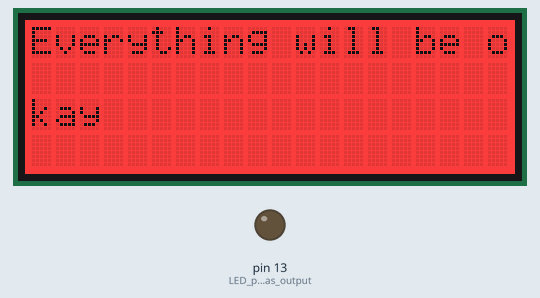
Simulated run of this sketch. Board: Arduino Uno, built with avr-gcc and run on an emulated ATmega328P. On the bench: 20×4 character LCD, output pins drawn as LEDs (lit = HIGH).

Above: at 0.1 s.
At 5.2 s:
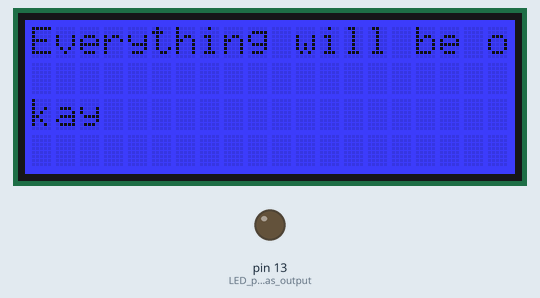
At 10.2 s:
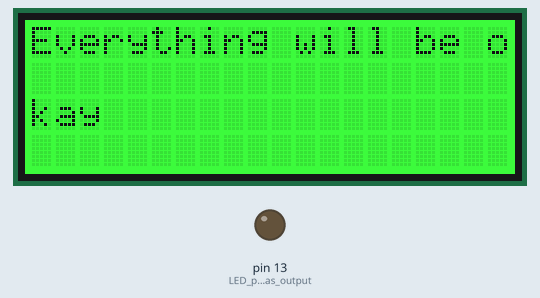
At 19.2 s:
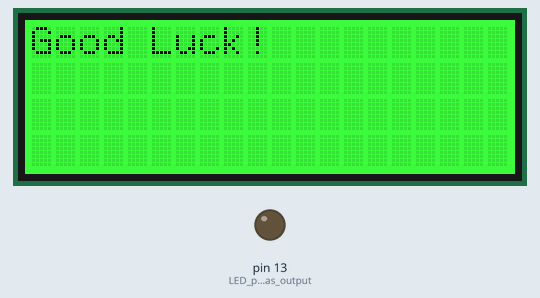
At 30.3 s:
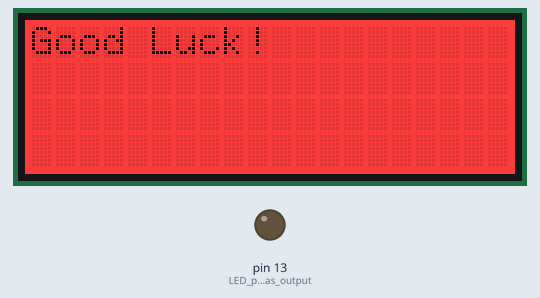
At 38.4 s:
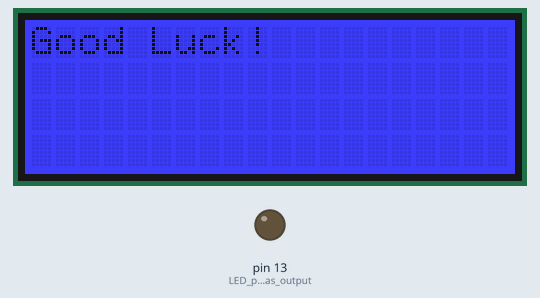

The sketch:

Everythin_wil_be_okay.ino.ino
```cpp
/******************************************************************************
******************************************************************************/

#include <Wire.h> // I2C library, required for MLX90614
#include <SerLCD.h> //Click here to get the library: http://librarymanager/All#SparkFun_SerLCD


SerLCD lcd; // Initialize the library with default I2C address 0x72
bool seitch = 0;

void setup()
{

  Serial.begin(115200); // Initialize Serial to log output
  Wire.begin(); //Joing I2C bus

  pinMode(LED_BUILTIN, OUTPUT); // LED pin as output

  //LCD
  lcd.begin(Wire); //Set up the LCD for I2C communication

  lcd.setBacklight(255, 255, 255); //Set backlight to bright white
  lcd.setContrast(0); //Set contrast. Lower to 0 for higher contrast.

  lcd.clear(); //Clear the display - this moves the cursor to home position as well
  lcd.print("Everything will be okay");
  lcd.setCursor(0, 1);

}

void loop()
{
  lcd.setFastBacklight(255,0,0);
  delay(1000);
  lcd.setFastBacklight(0,255,0);
  delay(1000);
  lcd.setFastBacklight(0,0,255);
  delay(1000);
  lcd.setFastBacklight(0,0,0);
  if (seitch){
    lcd.clear();
    lcd.print("Good Luck!");
  }
  else {
     lcd.clear();
    lcd.print("Everything will be okay");
  }
  seitch = !seitch;
}
```

Measured:
- what the display in image 1 shows lasts 1.0 s, from 5.1 s to 6.1 s
